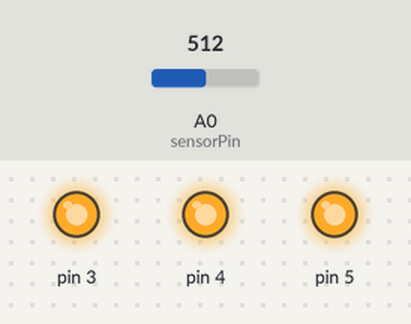
Bench run of a sketch on a simulated Arduino Uno, built with avr-gcc and run on an emulated ATmega328P. On the bench: output pins drawn as LEDs (lit = HIGH). Inputs (shaded band) come from the test bench; at power-on: A0 (sensorPin) = 512. What the sketch prints to the serial monitor is not drawn.

Above: at 1.2 s.
1.3 s: A0 (sensorPin) set to 175
3.3 s: A0 (sensorPin) set to 161
At 4.0 s:
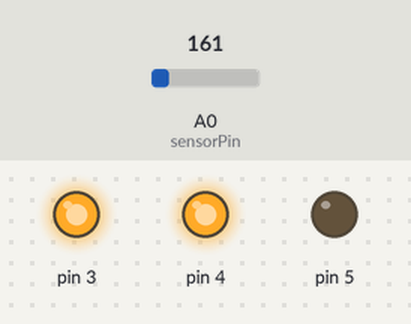
4.8 s: A0 (sensorPin) set to 122
At 6.2 s:
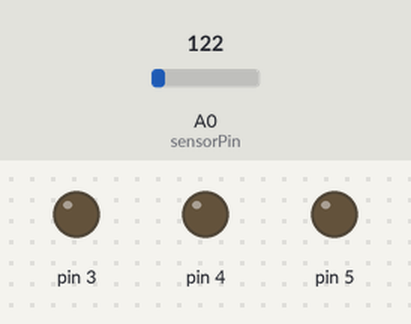
Timing chart, 0 to 7.8 s (numbered marks = the images above; inputs shaded):
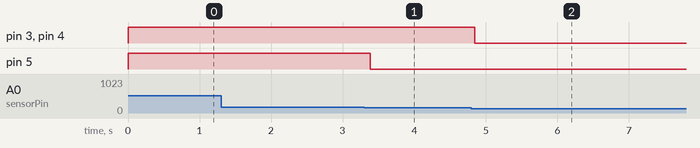

Measured:
- the behaviour switches between 162 and 161 on A0 (sensorPin) (found by bisection; images 0 and 1)
- after the input at 1.3 s, every drawn part: stays the same
- after the input at 3.3 s, pin 5: HIGH → LOW after 0.08 s
- after the input at 4.8 s, pin 3, pin 4: HIGH → LOW after 0.05 s

The sketch:

_3_love_o_meter.ino
```cpp
const int sensorPin = A0;
const float baselineTemp = 23.0;

void setup() {
  Serial.begin(9600);

  for (int pinNumber = 3; pinNumber < 6; pinNumber++) {
    pinMode(pinNumber, OUTPUT);
    digitalWrite(pinNumber, LOW);
  }
}

int threeLeds(int a, int b, int c) {
    digitalWrite(3, a);
    digitalWrite(4, b);
    digitalWrite(5, c);
}

void loop() {
  int sensorValue = analogRead(sensorPin);
  Serial.print(" Value Sensor: ");
  Serial.print(sensorValue);

  float voltage = ( sensorValue / 1024.0 ) * 5.0;
  Serial.print(" Volts, ");
  Serial.print(voltage);

  float temperature = ( voltage - .5 ) * 100;
  Serial.print(" degrees C, ");
  Serial.print(temperature);

  if (temperature < baselineTemp) {
    threeLeds(LOW,LOW,LOW);
  }

  if ( temperature >= baselineTemp+2 && temperature < baselineTemp+4){
    threeLeds(HIGH,LOW,LOW);
  }

  if ( temperature >= baselineTemp+4 && temperature < baselineTemp+6){
    threeLeds(HIGH,HIGH,LOW);
  }

  if ( temperature >= baselineTemp+6) {
    threeLeds(HIGH,HIGH,HIGH);
  }

  delay(1);
}
```
